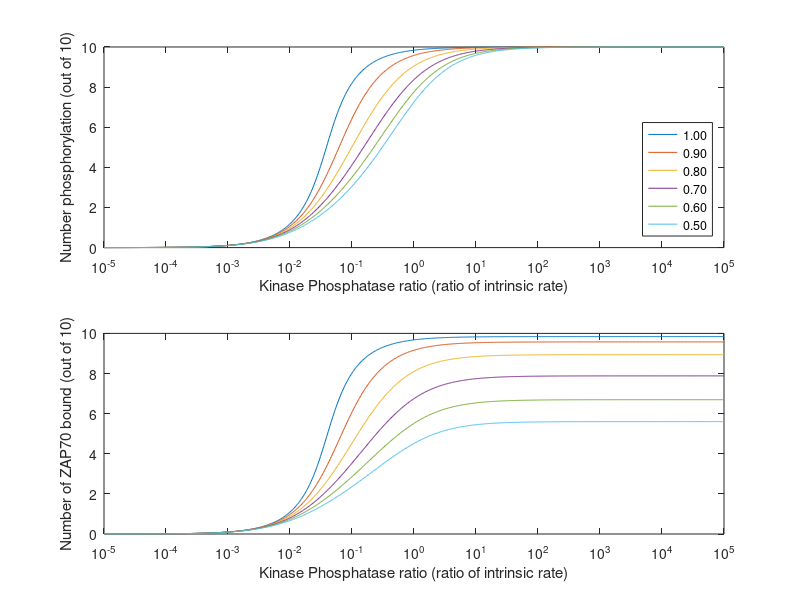
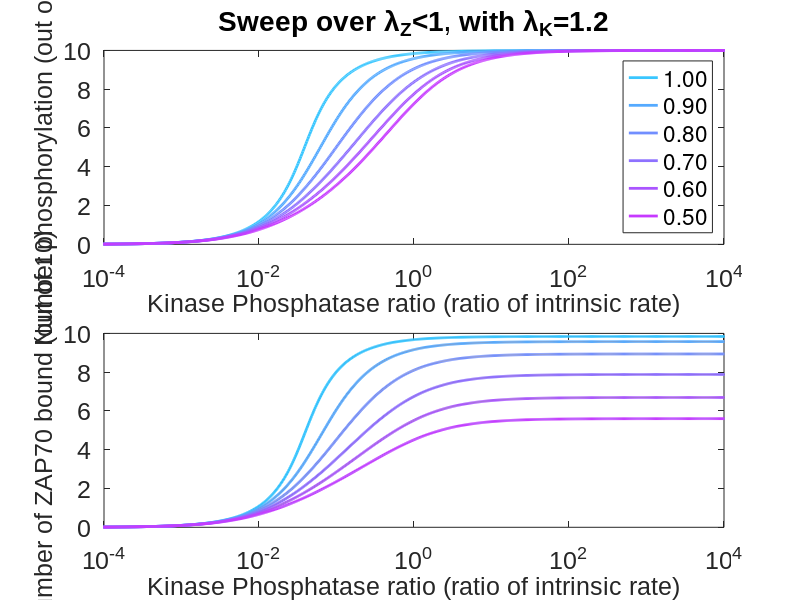

Reproduce these figures in MATLAB, in order.
% Integrative model for nonlinear effects in TCR signaling
% Clemens Dushek Allard 2020

lambdaKArray = 1:0.05:2.0;
lambdaZArray = 1.0:-0.1:0.5;

paramArray      = lambdaZArray;
%paramOuterArray = lambdaZArray; % NOT USED

kF0Array = logspace(-5,5,800); % need about 800 for lambdaK big

% storage arrays
PSSArray          = zeros(numel(kF0Array),numel(paramArray));
ZSSArray          = zeros(numel(kF0Array),numel(paramArray));
% nH_Z_Array        = zeros(numel(paramArray),numel(paramOuterArray));
% nH_P_Array        = zeros(numel(paramArray),numel(paramOuterArray));
% nH_thresh_Z_Array = zeros(numel(paramArray),numel(paramOuterArray));
% nH_thresh_P_Array = zeros(numel(paramArray),numel(paramOuterArray));

%figure(4);clf(4);
%figure(5);clf(5);
%figure(31);clf(31);

iParamOuter=1;

if(0) % option whether or not to perform simulation
        
    for iParam=1:numel(paramArray) % loop through parameter
        
        for iDose=1:numel(kF0Array) % loop through KP doses
            
            % biophysical parameters
            kK0 = 1; %s-1
            kF0 = kF0Array(iDose); %s-1
            kon0 = 0.1; %s-1
            koff = 0.01; %s-1
            
            N = 10; % number of sites
            
            lambdaK = 1.2;%lambdaKArray(iParamOuter);%1;
            lambdaZ = lambdaZArray(iParam);%1;
            
            % system
            
            dnPdt =@(nP,nZ) kK0*lambdaK.^nP.*lambdaZ.^nZ.*(N-nP) - kF0*lambdaK.^nP.*lambdaZ.^nZ.*(nP-nZ);
            dnZdt =@(nP,nZ) kon0*lambdaK.^nP.*lambdaZ.^nZ.*(nP-nZ) - koff*nZ;
            
            % CONSTANT DEPHOSPHORYLATION RATE
            %dnPdt =@(nP,nZ) kK0*lambdaK.^nP.*lambdaZ.^nZ.*(N-nP) - kF0*(nP-nZ);
            
            [T,X] = ode23s( @(t,x)[dnPdt(x(1),x(2));dnZdt(x(1),x(2))], [0,1e3], [0,0]);
            
            if(0)
                figure(1); %clf;
                hold on;
                plot(T,X(:,1),'-', 'color', [0.5 0 1]); % purple for phosphorylated
                plot(T,X(:,2),'-r'); % red for ZAP
                
                display(iDose);
            end
            
            PSSArray(iDose,iParam) = X(end,1);
            ZSSArray(iDose,iParam) = X(end,2);
            
        end % finished loop through KP doses
        
        % Compute Hill
        KPRatioArray = kK0./kF0Array;
        
        if(any(diff(PSSArray(:,iParam))>0.001))
            nH_P_Array(iParam,iParamOuter) = -1; % set to -1 if it's nonmonotonic increasing.
        else
            
            % quick and dirty nHill using finite differences
            [nHill_finiteDifference, indexMax] = max(diff(log(PSSArray(:,iParam)./(N-PSSArray(:,iParam))))./...
                diff(log(KPRatioArray')));
            
            % if it's not 1, then fit cubic to derivative
            if nHill_finiteDifference > 1.001
                domainStart = max(1,indexMax-5);
                if indexMax == 1
                    domainEnd = 6;
                else
                    domainEnd = indexMax+5;
                end
                
                y = log(PSSArray(:,iParam)./(N-PSSArray(:,iParam)));
                x = log(KPRatioArray');
                diffx = diff(x(domainStart:domainEnd));
                diffy = diff(y(domainStart:domainEnd));
                slope = diffy./diffx;
                
                fit = polyfit(x(domainStart:domainEnd-1),slope,3);
                slope_fit = polyval(fit,x(domainStart:domainEnd-1));
                HillCoeffMaxSlope = max(slope_fit);
                
                nH_P_Array(iParam,iParamOuter) = HillCoeffMaxSlope;
                
                if max(abs(slope_fit-slope))>0.1*(max(slope_fit)-min(slope_fit))
                    display('Cubic fit inaccuracy!');
                end
                
                if (0) % plots for debugging the Hill coefficient calculator
                    figure(5); hold on;
                    subplot(4,1,1);hold on;
                    plot(KPRatioArray,PSSArray(:,iParam))
                    set(gca,'xscale','log');
                    
                    subplot(4,1,2);hold on;
                    plot(KPRatioArray,PSSArray(:,iParam)./(N-PSSArray(:,iParam)))
                    set(gca,'xscale','log','yscale','log');
                    
                    subplot(4,1,3);hold on;
                    plot(x,y)
                    
                    subplot(4,1,4);hold on;
                    plot(x(1:end-1),diff(y)./diff(x))
                    
                    figure(4); hold on;
                    plot(x(domainStart:domainEnd-1), slope,'s')
                    plot(x(domainStart:domainEnd-1), slope_fit,'-');
                    
                    drawnow;
                end
                
            else
                nH_P_Array(iParam,iParamOuter) = 1;
            end
            
        end
        
        if(any(diff(ZSSArray(:,iParam))>0.001))
            nH_Z_Array(iParam,iParamOuter) = -1;  % set to -1 if it's nonmonotonic increasing.
        else
            nH_Z_Array(iParam,iParamOuter) = max(diff(log(ZSSArray(:,iParam)./(N-ZSSArray(:,iParam))))./...
                diff(log(KPRatioArray')));
        end
        
        % threshold definition of hill
        
        [~, iDoseTmp] = min((0.1-ZSSArray(:,iParam)/ZSSArray(1,iParam)).^2);
        EC10 = KPRatioArray(iDoseTmp);
        [~, iDoseTmp] = min((0.5-ZSSArray(:,iParam)/ZSSArray(1,iParam)).^2);
        EC50 = KPRatioArray(iDoseTmp);
        [~, iDoseTmp] = min((0.9-ZSSArray(:,iParam)/ZSSArray(1,iParam)).^2);
        EC90 = KPRatioArray(iDoseTmp);
        
        nH_thresh_Z_Array(iParam,iParamOuter) = log10(81)/log10(EC90/EC10);
        
        [~, iDoseTmp] = min((0.1-PSSArray(:,iParam)/PSSArray(1,iParam)).^2);
        EC10 = KPRatioArray(iDoseTmp);
        [~, iDoseTmp] = min((0.5-PSSArray(:,iParam)/PSSArray(1,iParam)).^2);
        EC50 = KPRatioArray(iDoseTmp);
        [~, iDoseTmp] = min((0.9-PSSArray(:,iParam)/PSSArray(1,iParam)).^2);
        EC90 = KPRatioArray(iDoseTmp);
        
        nH_thresh_P_Array(iParam,iParamOuter) = log10(81)/log10(EC90/EC10);
        
    end % finished sweep through params
    
    
    save('integrativeModel_lambdaZSweep.mat');
    
end % if statement to prevent simulation, just for plot generation

%%

load('integrativeModel_lambdaZSweep.mat');

% Dose response curves


figure(31); clf;
subplot(2,1,1); hold on; box on;
plot(KPRatioArray, PSSArray);
set(gca,'xscale','log');
xlabel('Kinase Phosphatase ratio (ratio of intrinsic rate)');
ylabel('Number phosphorylation (out of 10)')

legend(num2str(paramArray','%3.2f'),'location','southeast')

subplot(2,1,2); hold on; box on;
plot(KPRatioArray, ZSSArray);
set(gca,'xscale','log');
ylabel('Number of ZAP70 bound (out of 10)')
xlabel('Kinase Phosphatase ratio (ratio of intrinsic rate)');


% --- RENDER ------

skip = 1;

uglyColors = 2;
colours= cool(numel(paramArray)+2*uglyColors); 
colours = colours((uglyColors+1):(end-uglyColors),:);

figure(104); clf;

pos = get(gcf, 'position');
set(gcf,'units','centimeters','position',[pos(1),pos(2),15,15]);

subplot(2,1,1); hold on; box on;

title('Sweep over \lambda_Z<1, with \lambda_K=1.2')

for iParam=1:skip:numel(paramArray)
    plot(KPRatioArray(1:skip:end), PSSArray(:,iParam),'color',colours(iParam,:),'linewidth',2);
end
set(gca,'xscale','log', 'xlim',[1e-4,1e4],'xtick',10.^(-4:2:4));
xlabel1 = ('Kinase Phosphatase ratio (ratio of intrinsic rate)');
ylabel1 = ('Number phosphorylation (out of 10)');

legend(num2str(paramArray(1:skip:end)','%3.2f'),'location','southeast')

set(gca,'FontName','Arial','FontSize',18);
xlabel(xlabel1,'FontName','Arial','FontSize',18);
ylabel(ylabel1,'FontName','Arial','FontSize',18);

subplot(2,1,2); hold on; box on;
plot(KPRatioArray, ZSSArray(:,1:skip:end));
for iParam=1:skip:numel(paramArray)
    plot(KPRatioArray(1:skip:end), ZSSArray(:,iParam),'color',colours(iParam,:),'linewidth',2);
end
set(gca,'xscale','log', 'xlim',[1e-4,1e4],'xtick',10.^(-4:2:4));
ylabel1 = ('Number of ZAP70 bound (out of 10)');
xlabel1 = ('Kinase Phosphatase ratio (ratio of intrinsic rate)');

set(gca,'FontName','Arial','FontSize',18);
xlabel(xlabel1,'FontName','Arial','FontSize',18);
ylabel(ylabel1,'FontName','Arial','FontSize',18);
